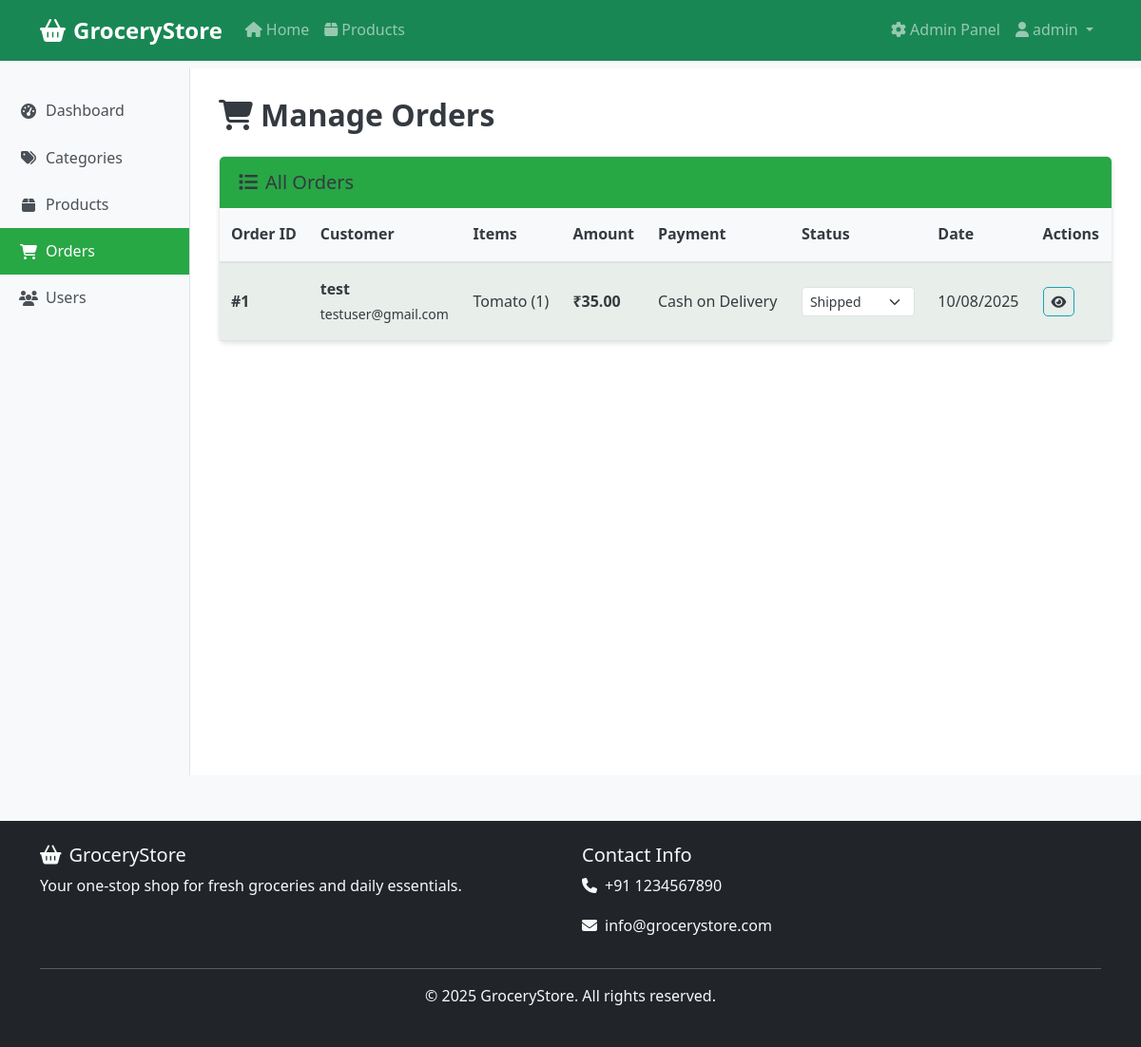
Page /admin/orders (signed in) on the committed database.
### app.py (models this page shows)
class User(db.Model):
    id = db.Column(db.Integer, primary_key=True)
    username = db.Column(db.String(80), unique=True, nullable=False)
    email = db.Column(db.String(120), unique=True, nullable=False)
    password_hash = db.Column(db.String(120), nullable=False)
    full_name = db.Column(db.String(100), nullable=False)
    phone = db.Column(db.String(20))
    address = db.Column(db.Text)
    is_admin = db.Column(db.Boolean, default=False)
    created_at = db.Column(db.DateTime, default=datetime.utcnow)

class Order(db.Model):
    id = db.Column(db.Integer, primary_key=True)
    user_id = db.Column(db.Integer, db.ForeignKey('user.id'), nullable=False)
    total_amount = db.Column(db.Float, nullable=False)
    status = db.Column(db.String(50), default='Pending')
    shipping_address = db.Column(db.Text, nullable=False)
    payment_method = db.Column(db.String(50), default='Cash on Delivery')
    created_at = db.Column(db.DateTime, default=datetime.utcnow)
    user = db.relationship('User', backref='orders')
    items = db.relationship('OrderItem', backref='order', lazy=True)

class OrderItem(db.Model):
    id = db.Column(db.Integer, primary_key=True)
    order_id = db.Column(db.Integer, db.ForeignKey('order.id'), nullable=False)
    product_id = db.Column(db.Integer, db.ForeignKey('product.id'), nullable=False)
    quantity = db.Column(db.Integer, nullable=False)
    price = db.Column(db.Float, nullable=False)
    product = db.relationship('Product', backref='order_items')

class Product(db.Model):
    id = db.Column(db.Integer, primary_key=True)
    name = db.Column(db.String(100), nullable=False)
    description = db.Column(db.Text)
    price = db.Column(db.Float, nullable=False)
    stock = db.Column(db.Integer, default=0)
    image = db.Column(db.String(200))
    category_id = db.Column(db.Integer, db.ForeignKey('category.id'), nullable=False)
    created_at = db.Column(db.DateTime, default=datetime.utcnow)

### app.py (the view)
@app.route('/admin/orders')
@admin_required
def admin_orders():
    orders = Order.query.order_by(Order.created_at.desc()).all()
    return render_template('admin/orders.html', orders=orders)

### app.py (called while the page is built)
def admin_required(f):
    @wraps(f)
    def decorated_function(*args, **kwargs):
        if 'user_id' not in session:
            flash('Please log in to access this page.', 'error')
            return redirect(url_for('login'))
        user = User.query.get(session['user_id'])
        if not user or not user.is_admin:
            flash('Access denied. Admin privileges required.', 'error')
            return redirect(url_for('index'))
        return f(*args, **kwargs)
    return decorated_function

### templates/admin/orders.html (shortened to what this page needs)
{% extends "base.html" %}
{% block content %}
<div class="container-fluid admin-area">
  <div class="row">
    <div class="col-md-3 col-lg-2 admin-sidebar-col">
      <div class="sidebar">
        <div class="list-group list-group-flush">
          <a href="{{ url_for('admin_dashboard') }}" class="list-group-item admin-nav-item">
            <i class="fas fa-tachometer-alt"></i> Dashboard
          </a>
          <a href="{{ url_for('admin_categories') }}" class="list-group-item admin-nav-item">
            <i class="fas fa-tags"></i> Categories
          </a>
          <a href="{{ url_for('admin_products') }}" class="list-group-item admin-nav-item">
            <i class="fas fa-box"></i> Products
          </a>
          <a href="{{ url_for('admin_orders') }}" class="list-group-item admin-nav-item active">
            <i class="fas fa-shopping-cart"></i> Orders
          </a>
          <a href="{{ url_for('admin_users') }}" class="list-group-item admin-nav-item">
            <i class="fas fa-users"></i> Users
          </a>
        </div>
      </div>
    </div>
    <div class="col-md-9 col-lg-10 admin-content-col">
      <div class="admin-main-content">
        <h2 class="admin-text mb-4">
          <i class="fas fa-shopping-cart text-success me-2"></i>Manage Orders
        </h2>
        {% if orders %}
          <div class="card">
            <div class="card-header bg-success text-white">
              <h5 class="mb-0"><i class="fas fa-list me-2"></i>All Orders</h5>
            </div>
            <div class="card-body p-0">
              <div class="table-responsive">
                <table class="table table-striped mb-0">
                  <thead>
                    <tr>
                      <th>Order ID</th>
                      <th>Customer</th>
                      <th>Items</th>
                      <th>Amount</th>
                      <th>Payment</th>
                      <th>Status</th>
                      <th>Date</th>
                      <th>Actions</th>
                    </tr>
                  </thead>
                  <tbody>
                    {% for order in orders %}
                    <tr class="text-visible">
                      <td><strong>#{{ order.id }}</strong></td>
                      <td>
                        <strong>{{ order.user.full_name }}</strong><br>
                        <small class="text-muted">{{ order.user.email }}</small>
                      </td>
                      <td>
                        {% for item in order.items %}
                          {{ item.product.name }} ({{ item.quantity }}){% if not loop.last %}, {% endif %}
                        {% endfor %}
                      </td>
                      <td><strong class="text-success">₹{{ "%.2f"|format(order.total_amount) }}</strong></td>
                      <td>{{ order.payment_method }}</td>
                      <td>
                        <form method="POST" action="{{ url_for('update_order_status', order_id=order.id) }}" style="display:inline;">
                          <select name="status" class="form-select form-select-sm text-dark" onchange="this.form.submit()">
                            <option value="Shipped" {% if order.status == 'Shipped' %}selected{% endif %}>Shipped</option>
                          </select>
                        </form>
                      </td>
                      <td>{{ order.created_at.strftime('%m/%d/%Y') }}</td>
                      <td>
                        <button type="button" class="btn btn-sm btn-outline-info view-order-details" data-order-id="{{ order.id }}" title="View Details">
                          <i class="fas fa-eye"></i>
                        </button>
                      </td>
                    </tr>
                    {% endfor %}
                  </tbody>
                </table>
              </div>
            </div>
          </div>
        {% endif %}
      </div>
    </div>
  </div>
</div>
{% endblock %}

### templates/base.html (shortened to what this page needs)
<!DOCTYPE html>
<html lang="en">
<head>
  <link href="https://cdn.jsdelivr.net/npm/bootstrap@5.3.0/dist/css/bootstrap.min.css" rel="stylesheet">
  <link rel="stylesheet" href="https://cdnjs.cloudflare.com/ajax/libs/font-awesome/6.4.0/css/all.min.css">
  <link rel="stylesheet" href="{{ url_for('static', filename='css/style.css') }}">
</head>
<body>
  <nav class="navbar navbar-expand-lg navbar-dark bg-success fixed-top">
    <div class="container">
      <a class="navbar-brand fw-bold" href="{{ url_for('index') }}">
        <i class="fas fa-shopping-basket me-2"></i>GroceryStore
      </a>
      <div class="collapse navbar-collapse" id="navbarNav">
        <ul class="navbar-nav me-auto">
          <li class="nav-item">
            <a class="nav-link" href="{{ url_for('index') }}">
              <i class="fas fa-home me-1"></i>Home
            </a>
          </li>
          <li class="nav-item">
            <a class="nav-link" href="{{ url_for('products') }}">
              <i class="fas fa-box me-1"></i>Products
            </a>
          </li>
        </ul>
        <ul class="navbar-nav">
          {% if session.user_id %}
            {% if session.is_admin %}
            <li class="nav-item">
              <a class="nav-link" href="{{ url_for('admin_dashboard') }}">
                <i class="fas fa-cog me-1"></i>Admin Panel
              </a>
            </li>
            {% endif %}
            <li class="nav-item dropdown">
              <a class="nav-link dropdown-toggle" href="#" role="button" data-bs-toggle="dropdown">
                <i class="fas fa-user me-1"></i>{{ session.username }}
              </a>
            </li>
          {% endif %}
        </ul>
      </div>
    </div>
  </nav>
  <main class="mt-5 pt-4">
    {% block content %}{% endblock %}
  </main>
  <footer class="bg-dark text-light py-4 mt-5">
    <div class="container">
      <div class="row">
        <div class="col-md-6">
          <h5><i class="fas fa-shopping-basket me-2"></i>GroceryStore</h5>
          <p>Your one-stop shop for fresh groceries and daily essentials.</p>
        </div>
        <div class="col-md-6">
          <h5>Contact Info</h5>
          <p><i class="fas fa-phone me-2"></i>+91 1234567890</p>
          <p><i class="fas fa-envelope me-2"></i>info@grocerystore.com</p>
        </div>
      </div>
      <hr>
      <div class="text-center">
        <p>&copy; 2025 GroceryStore. All rights reserved.</p>
      </div>
    </div>
  </footer>
</body>
</html>

### static/css/style.css (style rules this page uses)
:root { --primary-color: #28a745; --secondary-color: #6c757d; --success-color: #28a745; --danger-color: #dc3545; --warning-color: #ffc107; --info-color: #17a2b8; --light-color: #f8f9fa; --dark-color: #343a40; }
body { font-family: 'Segoe UI', Tahoma, Geneva, Verdana, sans-serif; line-height: 1.6; color: #333; background-color: #f8f9fa; }
.navbar-brand { font-weight: bold; font-size: 1.5rem; }
.btn { border-radius: 5px; font-weight: 500; transition: all 0.2s ease; }
.sidebar { min-height: calc(100vh - 56px); padding: 20px 0; background-color: #f8f9fa !important; border-right: 1px solid #dee2e6; }
.sidebar .list-group-item { border: none; border-radius: 0; padding: 12px 20px; color: #495057 !important; background-color: transparent !important; font-weight: 500; transition: all 0.2s ease; }
.sidebar .list-group-item.active { background-color: var(--success-color) !important; border-color: var(--success-color) !important; color: white !important; }
.sidebar .list-group-item i { width: 20px; margin-right: 8px; }
.admin-main-content { background-color: white; min-height: calc(100vh - 56px); padding: 30px; }
.admin-main-content h2 { color: #343a40 !important; margin-bottom: 30px; font-weight: 600; }
.admin-main-content h3, .admin-main-content h4, .admin-main-content h5 { color: #495057 !important; }
.table { background-color: white; margin-bottom: 0; }
.table th { border-top: none; font-weight: 600; color: var(--dark-color) !important; background-color: #f8f9fa; border-bottom: 2px solid #dee2e6; padding: 15px 12px; }
.table td { padding: 15px 12px; vertical-align: middle; color: #495057 !important; }
.table-striped > tbody > tr:nth-of-type(odd) > td { background-color: rgba(40, 167, 69, 0.05); }
.card-header { background-color: var(--success-color) !important; border-bottom: none; color: white !important; font-weight: 600; padding: 15px 20px; }
.card-header h3, .card-header h4, .card-header h5 { color: white !important; margin-bottom: 0; }
.card-body { padding: 20px; background-color: white; }
.card { border-radius: 8px; border: 1px solid #e9ecef; box-shadow: 0 2px 4px rgba(0,0,0,0.1); }
footer { margin-top: auto; background-color: #343a40 !important; }
.admin-sidebar-col { padding: 0; }
.admin-content-col { padding: 0; }
.admin-nav-item { display: flex; align-items: center; text-decoration: none; color: #495057; padding: 12px 20px; transition: all 0.2s ease; border-bottom: 1px solid rgba(0,0,0,0.05); }
.admin-nav-item.active { background-color: var(--success-color); color: white; }
.admin-nav-item i { width: 20px; margin-right: 10px; text-align: center; }
.text-visible { color: #495057 !important; opacity: 1 !important; }
.admin-text { color: #343a40 !important; font-weight: 500; }
.container-fluid .row .col-md-9, .container-fluid .row .col-lg-10 { background-color: white; color: #495057 !important; }
.admin-area * { color: inherit !important; }
.admin-area h1, .admin-area h2, .admin-area h3, .admin-area h4, .admin-area h5, .admin-area h6 { color: #343a40 !important; }
.admin-area p, .admin-area span, .admin-area div { color: #495057 !important; }
.btn-outline-info { color: #17a2b8; border-color: #17a2b8; }

### templates/admin/orders.html (style rules this page uses)
.admin-area h2, .admin-area td, .admin-area p, .admin-area select, .admin-area h6, .admin-area th, .admin-area strong { color: #343a40 !important; }
.admin-nav-item { color: #495057 !important; }
.admin-nav-item.active { background-color: #28a745 !important; color: white !important; }
.text-visible { color: #495057 !important; }

### rows in the picture
User: username "admin"
Order: id "1", user.full_name "test", user.email "testuser@gmail.com", total_amount "35.00", payment_method "Cash on Delivery", status "Shipped", created_at "10/08/2025"
OrderItem: product.name "Tomato", quantity "1"
